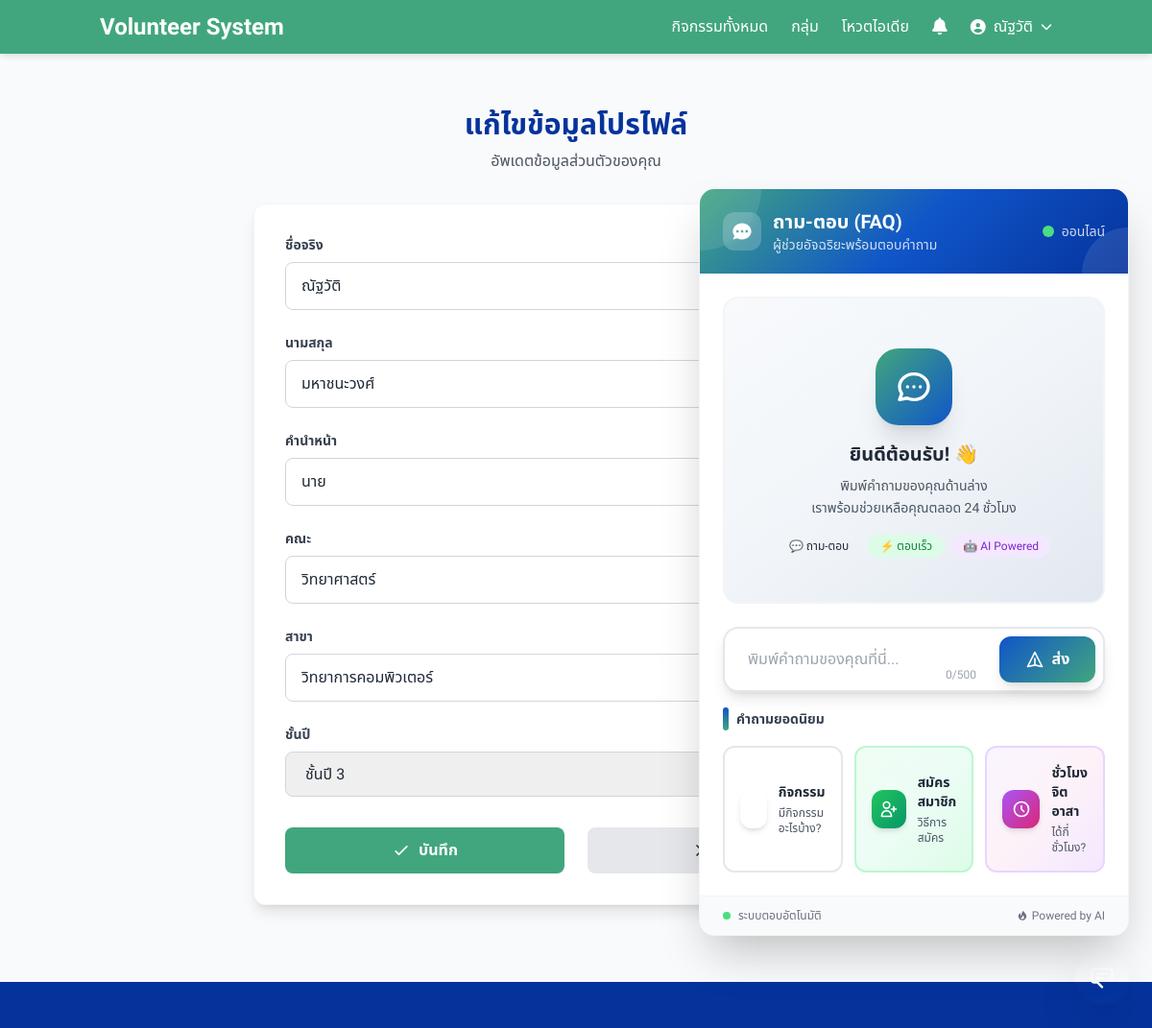
The app's page /profile/edit/ (signed in) with its own data.
### volunteer_app/models.py (models this page shows, shortened)
class User(AbstractUser):
    title = models.CharField(max_length=20, blank=True)
    student_id = models.CharField(max_length=20, blank=True)
    faculty = models.CharField(max_length=120, blank=True)
    department = models.CharField(max_length=120, blank=True)
    year = models.PositiveSmallIntegerField(null=True, blank=True)
    is_admin = models.BooleanField(default=False)
    roles = models.ManyToManyField("Role", blank=True, related_name="users")

### volunteer_app/views.py (the view, shortened to what this page needs)
# urls.py: path("profile/edit/", views.edit_profile, name="edit_profile"),
@login_required
def edit_profile(request):
    return render(request, "edit_profile.html", {"user": request.user})

### volunteer_app/context_processors.py (called while the page is built)
def unread_notifications(request):
    count = 0
    user = getattr(request, 'user', None)
    try:
        if user and user.is_authenticated:
            count = user.notifications.filter(is_read=False).count()
    except Exception:
        count = 0
    return {"unread_notifications_count": count}

### volunteer_app/templates/edit_profile.html (shortened to what this page needs)
{% extends "base.html" %}
{% load widget_tweaks %}
{% block content %}
<div class="min-h-full bg-gray-50 py-8 px-4 sm:px-6 lg:px-8">
  <div class="max-w-2xl mx-auto">
    <div class="text-center mb-8">
      <h1 class="text-3xl font-bold text-[#05339C] mb-2">แก้ไขข้อมูลโปรไฟล์</h1>
      <p class="text-gray-600">อัพเดตข้อมูลส่วนตัวของคุณ</p>
    </div>
    <div class="bg-white rounded-xl shadow-lg border border-gray-100 overflow-hidden">
      <div class="px-6 py-8 sm:px-8">
        <form method="post" novalidate>
          <div class="space-y-6">
            <div class="form-group">
              <label for="first_name" class="block text-sm font-semibold text-gray-700 mb-2">
                ชื่อจริง
              </label>
              <input
                type="text"
                id="first_name"
                name="first_name"
                value="{{ user.first_name }}"
                class="w-full px-4 py-3 border border-gray-300 rounded-lg focus:outline-none focus:ring-2 focus:ring-[#41A67E] focus:ring-opacity-20 transition-all duration-200"
              />
            </div>
            <div class="form-group">
              <label for="last_name" class="block text-sm font-semibold text-gray-700 mb-2">
                นามสกุล
              </label>
              <input
                type="text"
                id="last_name"
                name="last_name"
                value="{{ user.last_name }}"
                class="w-full px-4 py-3 border border-gray-300 rounded-lg focus:outline-none focus:ring-2 focus:ring-[#41A67E] focus:ring-opacity-20 transition-all duration-200"
              />
            </div>
            <div class="form-group">
              <label for="title" class="block text-sm font-semibold text-gray-700 mb-2">
                คำนำหน้า
              </label>
              <input
                type="text"
                id="title"
                name="title"
                value="{{ user.title }}"
                class="w-full px-4 py-3 border border-gray-300 rounded-lg focus:outline-none focus:ring-2 focus:ring-[#41A67E] focus:ring-opacity-20 transition-all duration-200"
              />
            </div>
            <div class="form-group">
              <label for="faculty" class="block text-sm font-semibold text-gray-700 mb-2">
                คณะ
              </label>
              <input
                type="text"
                id="faculty"
                name="faculty"
                value="{{ user.faculty }}"
                class="w-full px-4 py-3 border border-gray-300 rounded-lg focus:outline-none focus:ring-2 focus:ring-[#41A67E] focus:ring-opacity-20 transition-all duration-200"
              />
            </div>
            <div class="form-group">
              <label for="department" class="block text-sm font-semibold text-gray-700 mb-2">
                สาขา
              </label>
              <input
                type="text"
                id="department"
                name="department"
                value="{{ user.department }}"
                class="w-full px-4 py-3 border border-gray-300 rounded-lg focus:outline-none focus:ring-2 focus:ring-[#41A67E] focus:ring-opacity-20 transition-all duration-200"
              />
            </div>
            <div class="form-group">
              <label for="year" class="block text-sm font-semibold text-gray-700 mb-2">
                ชั้นปี
              </label>
              <select
                id="year"
                name="year"
                class="w-full px-4 py-3 border border-gray-300 rounded-lg focus:outline-none focus:ring-2 focus:ring-[#41A67E] focus:ring-opacity-20 transition-all duration-200"
              >
                <option value="3" {% if user.year == 3 %}selected{% endif %}>ชั้นปี 3</option>
              </select>
            </div>
          </div>
          <div class="mt-8 flex gap-4 sm:gap-6">
            <button type="submit"
                    class="flex-1 bg-[#41A67E] hover:bg-[#369268] text-white font-semibold py-3 px-6 rounded-lg transition-all duration-200 focus:outline-none focus:ring-2 focus:ring-offset-2"
                    aria-label="บันทึกการเปลี่ยนแปลง">
              <span class="flex items-center justify-center">
                <svg class="w-5 h-5 mr-2" fill="none" stroke="currentColor" viewBox="0 0 24 24">
                  <path stroke-linecap="round" stroke-linejoin="round" stroke-width="2" d="M5 13l4 4L19 7"></path>
                </svg>
                บันทึก
              </span>
            </button>
            <a href="{% url 'volunteer_app:profile' %}"
               class="flex-1 bg-gray-200 hover:bg-gray-300 text-gray-800 font-semibold py-3 px-6 rounded-lg transition-all duration-200 focus:outline-none focus:ring-2 focus:ring-offset-2 flex items-center justify-center"
               aria-label="ยกเลิก">
            </a>
          </div>
        </form>
      </div>
    </div>
  </div>
</div>
{% endblock %}

### volunteer_app/templates/base.html (shortened to what this page needs)
{% load static %}
<!doctype html>
<html lang="th">
<head>
  <script src="https://cdn.tailwindcss.com"></script>
  <link rel="stylesheet" href="https://cdnjs.cloudflare.com/ajax/libs/font-awesome/6.4.2/css/all.min.css" />
  <link rel="stylesheet" href="{% static 'volunteer_app/css/styles_main.css' %}">
</head>
<body class="bg-gray-50 text-gray-800 font-thai min-h-screen flex flex-col">
  <nav class="bg-primary shadow-nav sticky top-0 z-50">
    <div class="container mx-auto flex justify-between items-center px-4 py-3">
      <a href="{% url 'volunteer_app:index' %}" class="text-white font-bold text-2xl hover:text-gold transition-colors">
        Volunteer System
      </a>
      <div class="hidden md:flex items-center space-x-6">
        <a href="{% url 'volunteer_app:activities' %}" class="text-white hover:text-gold transition-colors">กิจกรรมทั้งหมด</a>
        <a href="{% url 'volunteer_app:groups' %}" class="text-white hover:text-gold transition-colors">กลุ่ม</a>
        <a href="{% url 'volunteer_app:idea_list' %}" class="text-white hover:text-gold transition-colors">โหวตไอเดีย</a>
        {% if user.is_authenticated %}
          <a href="{% url 'volunteer_app:notifications' %}" class="relative text-white hover:text-gold transition-colors">
            <i class="fas fa-bell text-lg"></i>
          </a>
        {% endif %}
        {% if user.is_authenticated %}
          <div class="relative group">
            <button class="text-white hover:text-gold flex items-center gap-2">
              <i class="fas fa-user-circle"></i>{{ user.get_short_name|default:user.username }}
              <i class="fas fa-chevron-down text-xs"></i>
            </button>
          </div>
        {% else %}
          <a href="{% url 'volunteer_app:login' %}" class="text-white hover:text-gold">เข้าสู่ระบบ</a>
          <a href="{% url 'volunteer_app:register' %}" class="text-white hover:text-gold">สมัครสมาชิก</a>
        {% endif %}
      </div>
    </div>
  </nav>
  <main class="container mx-auto mt-6 px-4 flex-1">
    {% block content %}{% endblock %}
  </main>
  {% include "chatbot_widget.html" %}
  <button id="chatbot-toggle"
          class="fixed bottom-6 right-6 rounded-full shadow-2xl bg-gradient-to-r from-blue-600 to-primary text-white w-14 h-14 flex items-center justify-center focus:outline-none focus:ring-4 focus:ring-blue-200 hover:scale-105 transition-transform z-40"
          aria-label="เปิดแชทบอทช่วยเหลือ">
    <svg class="w-7 h-7" fill="none" stroke="currentColor" viewBox="0 0 24 24">
      <path stroke-linecap="round" stroke-linejoin="round" stroke-width="2" d="M7 8h10M7 12h6m-1 8l-4-4H5a2 2 0 01-2-2V6a2 2 0 012-2h14a2 2 0 012 2v6"></path>
    </svg>
  </button>
  <footer class="bg-darkBlue py-6 mt-12">
  </footer>
</body>
</html>

### volunteer_app/static/volunteer_app/css/styles_main.css (style rules this page uses)
body { @apply bg-gray-100 text-gray-800; }

### records on screen
User: get_short_name "ณัฐวัติ", first_name "ณัฐวัติ", last_name "มหาชนะวงศ์", title "นาย", faculty "วิทยาศาสตร์", department "วิทยาการคอมพิวเตอร์", year "ชั้นปี 3"
